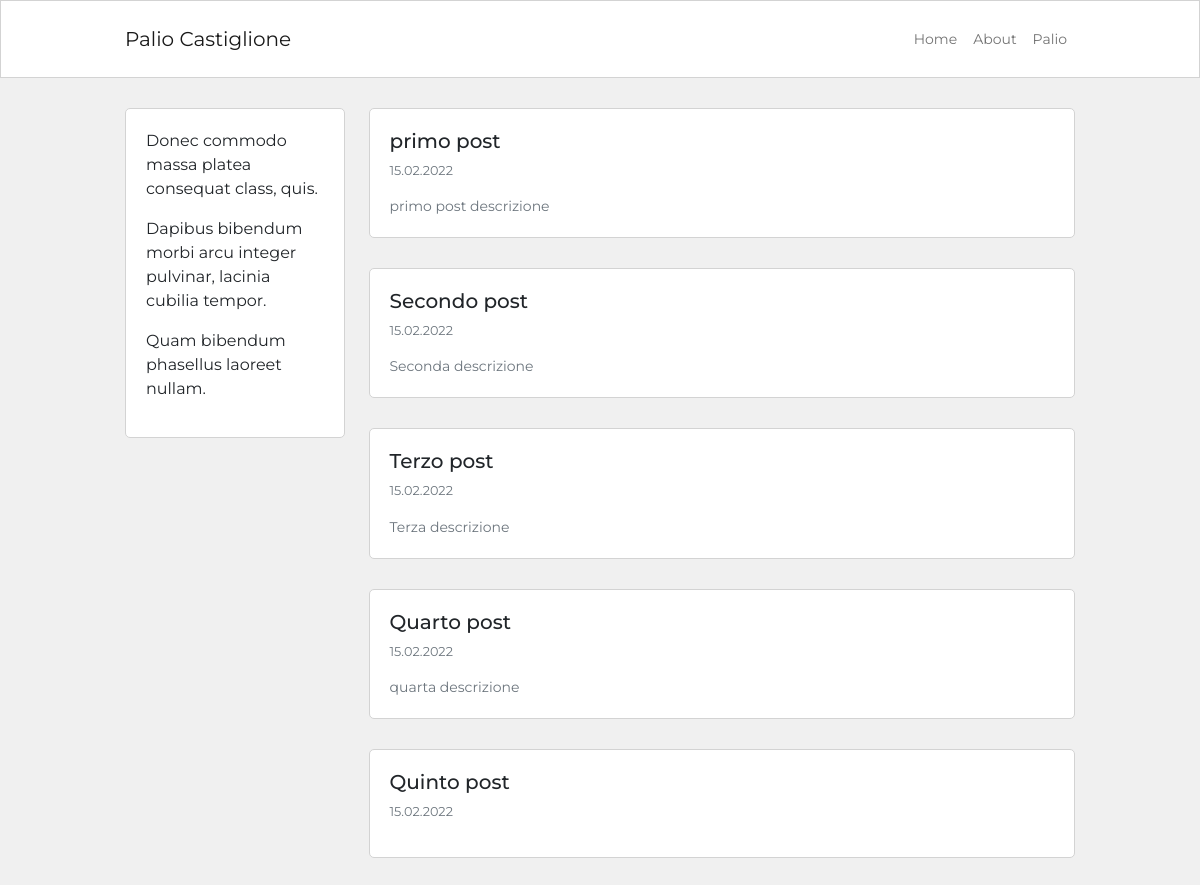
Before: / with the older database file.
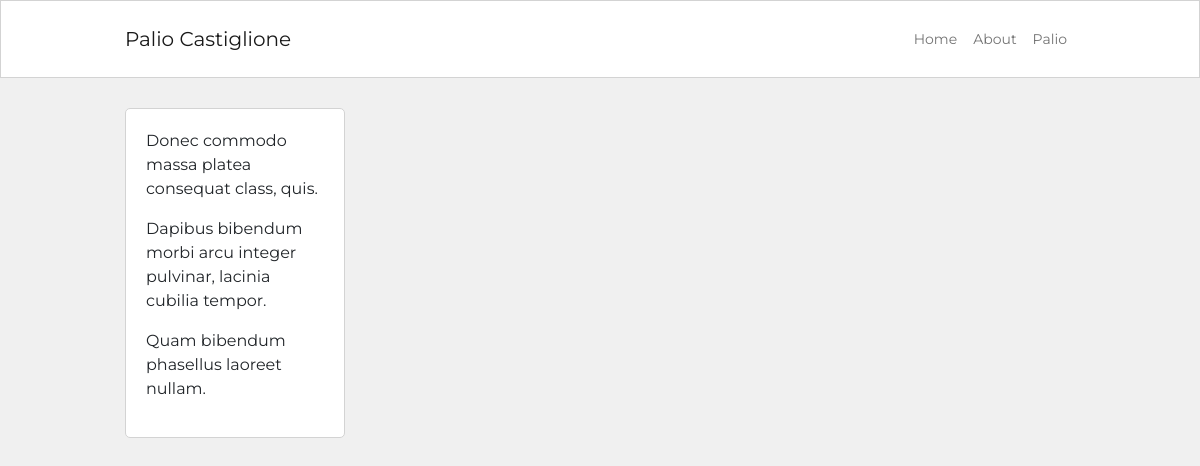
After: the same page with the newer database file.
### blog/models.py (models this page shows, shortened)
class Post ( db.Model):
    id = db.Column ( db.Integer, primary_key = True)
    user_id = db.Column ( db.Integer, db.ForeignKey('user.id'), nullable = False)
    created_at = db.Column ( db.DateTime, default = datetime.now)
    title = db.Column ( db.String(120), nullable = False)
    description = db.Column ( db.String(240))
    body = db.Column ( db.Text(), nullable = False )

### blog/routes.py (the view)
@app.route ("/")
def homepage ():
    posts = Post.query.order_by(Post.created_at.desc()).all()
    return render_template ('homepage.html', posts = posts)

### blog/templates/homepage.html (shortened to what this page needs)
{% extends 'base.html' %}
{% block content %}
<div class="container content-container">
    <div class="row no-gutters">
        <div class="col-md-9 order-md-2">
            {% for post in posts %}
            <div class="single-post-home">
                <h5>{{post.title}}</h5>
                <p class="p-small-two text-muted">{{post.created_at.strftime('%d.%m.%Y') }}</p>
                {% if post.description %}
                <p class="p-small-one text-muted mb-0">{{post.description}}</p>
                {% endif %}
            </div>
            {% endfor %}
        </div>
        <div class="col-md-3 order-md-1">
            {% include 'about_snippet.html' %}
        </div>
    </div>
</div>
{% endblock %}

### blog/templates/base.html (shortened to what this page needs)
<!DOCTYPE html>
<html lang="en">
<head>
    <link href="https://cdn.jsdelivr.net/npm/bootstrap@5.1.3/dist/css/bootstrap.min.css" rel="stylesheet"
>
    <link href="{{ url_for ('static', filename='blog.css') }}" rel="stylesheet">
</head>
<nav class="navbar navbar-expand-lg navbar-light nvbar-bg-white ">
    <div class="container navbar-container">
        <a class="navbar-brand" href="{{ url_for ('homepage') }}">Palio Castiglione</a>
        <div class="collapse navbar-collapse" id="navbarSupportedContent">
            <div class="navbar-nav ms-auto">
                <a class="nav-link nav-item" href="{{ url_for ('homepage') }}">Home</a>
                <a class="nav-link nav-item" href="{{ url_for ('about') }}">About</a>
                <a class="nav-link nav-item" href="{{ url_for ('palio') }}">Palio</a>
            </div>
        </div>
    </div>
</nav>
<body>
    {% block content %}
    {% endblock %}
</body>
</html>

### blog/templates/about_snippet.html
<div class="about-snippet-block">
    {{lipsum(n=3, min=5, max=10)}}
</div>

### blog/static/blog.css (style rules this page uses)
body { font-family: Montserrat; background-color: #f0f0f0; }
.content-container { max-width: 950px; margin-top: 30px; margin-bottom: 30px; padding: 0px; }
.nvbar-bg-white { background-color: #fff; border: 1px solid #d3d3d3; }
.navbar-container { max-width: 950px; font-size: 0.875rem; padding: 10px 0px 10px 0px; }
.about-snippet-block { background-color: #fff; border: 1px solid #d3d3d3; border-radius: 5px; padding: 20px; }

Changed rows visible on the page:
removed Post: title "primo post", created_at "15.02.2022", description "primo post descrizione"
removed Post: title "Secondo post", created_at "15.02.2022", description "Seconda descrizione"
removed Post: title "Terzo post", created_at "15.02.2022", description "Terza descrizione"
removed Post: title "Quarto post", created_at "15.02.2022", description "quarta descrizione"
removed Post: title "Quinto post", created_at "15.02.2022"
